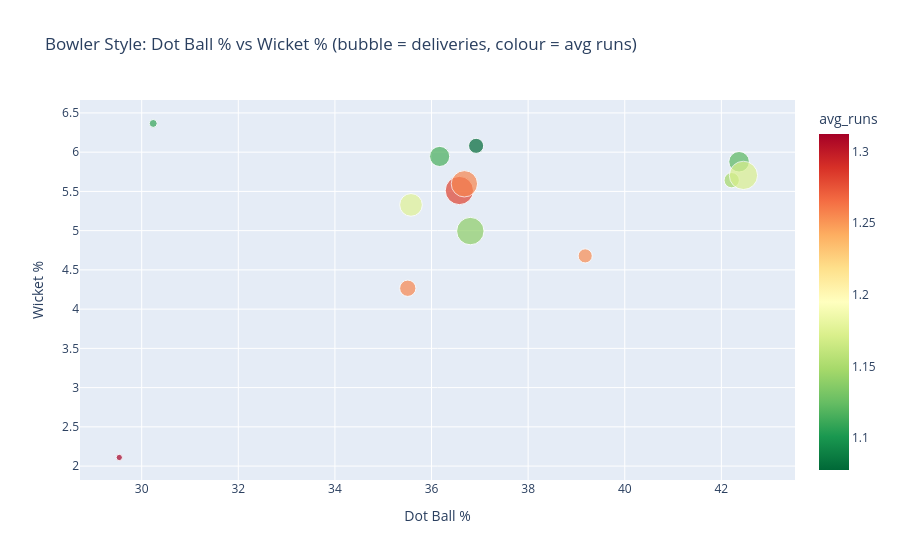

Notebook source saved alongside this figure:
### Markdown cell above
## 7. Bowler Style Effectiveness

### Code cell
bowler_style = df.groupby('Bowler_Bowling_Style').agg(
    deliveries  = ('run', 'count'),
    avg_runs    = ('run', 'mean'),
    wicket_pct  = ('isWicket', 'mean'),
    dot_pct     = ('isDotBall', 'mean'),
    boundary_pct= ('isBoundary', 'mean')
).reset_index()
# Filter styles with enough samples
bowler_style = bowler_style[bowler_style['deliveries'] >= 200].copy()
bowler_style['wicket_pct']   *= 100
bowler_style['dot_pct']      *= 100
bowler_style['boundary_pct'] *= 100

fig = px.scatter(
    bowler_style, x='dot_pct', y='wicket_pct',
    size='deliveries', color='avg_runs',
    hover_name='Bowler_Bowling_Style',
    color_continuous_scale='RdYlGn_r',
    title='Bowler Style: Dot Ball % vs Wicket % (bubble = deliveries, colour = avg runs)',
    labels={'dot_pct': 'Dot Ball %', 'wicket_pct': 'Wicket %'}
)
fig.show()

### Figure 1 — Plotly figure (JSON) as saved in the notebook; plotly's stock layout.template omitted (floating-point values rounded to 4 significant figures)
{"data": [{"hovertemplate": "<b>%{hovertext}</b><br><br>Dot Ball %=%{x}<br>Wicket %=%{y}<br>deliveries=%{marker.size}<br>avg_runs=%{marker.color}<extra></extra>", "hovertext": ["left-arm fast", "left-arm fast-medium", "left-arm medium-fast", "legbreak", "legbreak googly", "right-arm fast", "right-arm fast-medium", "right-arm medium", "right-arm medium-fast", "right-arm offbreak", "right-arm offbreak,legbreak", "right-arm offbreak,legbreak googly", "slow left-arm orthodox"], "legendgroup": "", "marker": {"color": [1.254, 1.121, 1.148, 1.115, 1.078, 1.172, 1.282, 1.256, 1.257, 1.176, 1.109, 1.312, 1.139], "coloraxis": "coloraxis", "size": [1197, 2535, 1400, 2422, 1365, 4786, 4790, 1594, 4163, 3078, 377, 237, 4505], "sizemode": "area", "sizeref": 11.97, "symbol": "circle"}, "mode": "markers", "name": "", "orientation": "v", "showlegend": false, "type": "scatter", "x": [39.18, 42.37, 42.21, 36.17, 36.92, 42.46, 36.58, 35.51, 36.68, 35.58, 30.24, 29.54, 36.8], "xaxis": "x", "y": [4.678, 5.878, 5.643, 5.945, 6.081, 5.704, 5.511, 4.266, 5.597, 5.328, 6.366, 2.11, 4.994], "yaxis": "y"}], "layout": {"coloraxis": {"colorbar": {"title": {"text": "avg_runs"}}, "colorscale": [[0, "rgb(0,104,55)"], [0.1, "rgb(26,152,80)"], [0.2, "rgb(102,189,99)"], [0.3, "rgb(166,217,106)"], [0.4, "rgb(217,239,139)"], [0.5, "rgb(255,255,191)"], [0.6, "rgb(254,224,139)"], [0.7, "rgb(253,174,97)"], [0.8, "rgb(244,109,67)"], [0.9, "rgb(215,48,39)"], [1, "rgb(165,0,38)"]]}, "legend": {"itemsizing": "constant", "tracegroupgap": 0}, "title": {"text": "Bowler Style: Dot Ball % vs Wicket % (bubble = deliveries, colour = avg runs)"}, "xaxis": {"anchor": "y", "domain": [0, 1], "title": {"text": "Dot Ball %"}}, "yaxis": {"anchor": "x", "domain": [0, 1], "title": {"text": "Wicket %"}}}}
